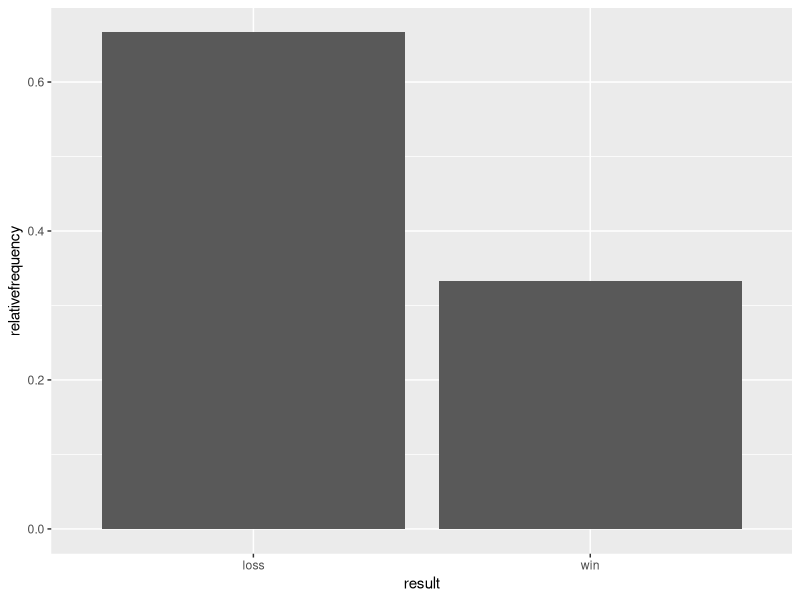
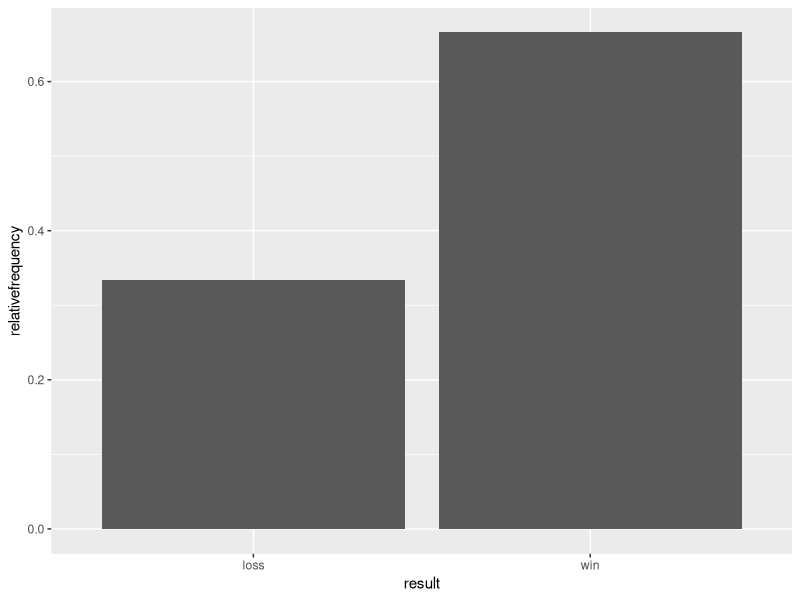

R code for these plots, in order:
# Load the package ggplot2, if it is not already loaded
require(ggplot2)

# Monty Hall Function - Lilian Cheung
# This function simulates n runs of the Monty Hall problem and graphs the results
# You can choose n and whether your strategy is to switch doors (switch=TRUE) or not (switch=FALSE)
# Copy and paste this function into R to define it

Monty <- function(n=1000, switch=TRUE) {

# Initialize the win vector, where we'll store wins
win <- rep(NA, n)

# Define the possible prizes and 'bad prizes' resulting in a loss
prizes <- c("Car", "Goat1", "Goat2")
badprizes <- c("Goat1", "Goat2")

 # Simulation
  for (i in 1:n) {
    
  # Player picks a door randomly
    x <- sample(1:3, 1)
  # Randomly assign each one of the prizes to a 'door' 
    doorsetup <- sample(prizes,3)
    
  # Note: y is the Player's final prize choice, depending on whether Player always switches or always doesn't switch
    
    
    
    # Strategy 1: Player always switches from original choice to the door not revealed by the host
    if(switch) {
      if(doorsetup[x]=="Car") {
        reveal <- sample(badprizes,1)           # If the player's original choice was Car, the host will reveal either Goat1 or Goat2
        revealpos <- which(doorsetup==reveal)   # Location of door revealed by host
      } else if (doorsetup[x]=="Goat1") {
        revealpos <- which(doorsetup=="Goat2")
      } else if (doorsetup[x]=="Goat2") {
        revealpos <- which(doorsetup=="Goat1") }
      y <- doorsetup[-c(x, revealpos)]
    
      
      
    # Strategy 2: Player always stays with original choice, so that no matter what the Host does, the player's final choice will be whatever's behind door x
    } else if (!switch) {
      y <- doorsetup[x]
    }
    
    
    
    # Determine whether player won based on the value of y
    if (y=="Car") {
      win[i] <- 1
    } else {win[i] <- 0}
  }


# Print & graph the results of simulation
  data <- data.frame(result=c("loss","win"), relativefrequency=c(table(win))/n)
  print(data)
  ggplot(data, aes(x=result, y=relativefrequency)) + geom_bar(stat = "identity")
}




### Using the Monty function

set.seed(123)

# Strategy: You stick with your original door choice
Monty(n=100000, switch=FALSE)

# Strategy: You stick with your original door choice
Monty(n=100000, switch=TRUE)
